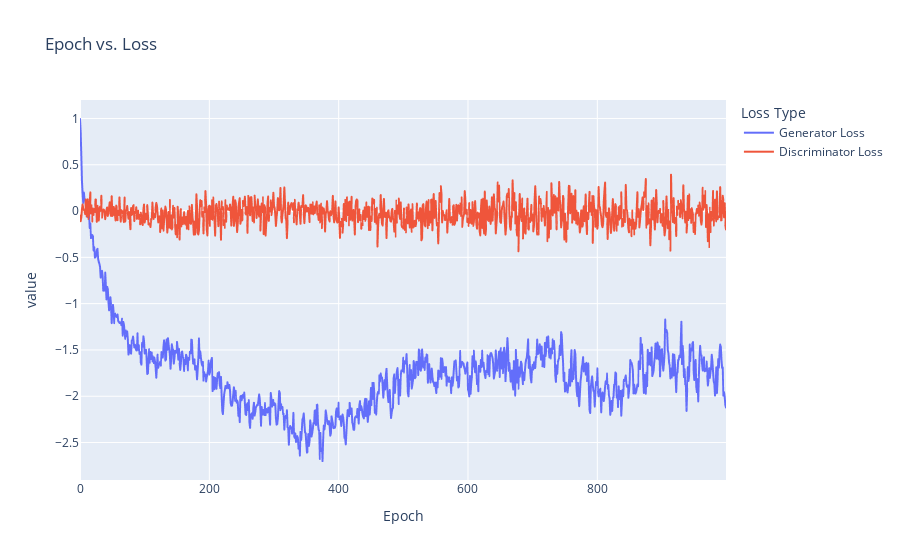

The code cell stored with this chart in its notebook:
### Code cell
import plotly.express as px

loss_values_reformatted = pd.melt(
    loss_values,
    id_vars=['Epoch'],
    var_name='Loss Type'
)

fig = px.line(loss_values_reformatted, x="Epoch", y="value", color="Loss Type", title='Epoch vs. Loss')
fig.show()

### Figure 1 — Plotly figure (JSON) as saved in the notebook; plotly's stock layout.template omitted (floating-point values rounded to 4 significant figures; data arrays with more than 128 entries replaced by an {"elided": "..."} marker saying what was removed)
{"data": [{"hovertemplate": "Loss Type=Generator Loss<br>Epoch=%{x}<br>value=%{y}<extra></extra>", "legendgroup": "Generator Loss", "line": {"color": "#636efa", "dash": "solid"}, "marker": {"symbol": "circle"}, "mode": "lines", "name": "Generator Loss", "showlegend": true, "type": "scattergl", "x": {"elided": "1000 int values"}, "xaxis": "x", "y": {"elided": "1000 float values"}, "yaxis": "y"}, {"hovertemplate": "Loss Type=Discriminator Loss<br>Epoch=%{x}<br>value=%{y}<extra></extra>", "legendgroup": "Discriminator Loss", "line": {"color": "#EF553B", "dash": "solid"}, "marker": {"symbol": "circle"}, "mode": "lines", "name": "Discriminator Loss", "showlegend": true, "type": "scattergl", "x": {"elided": "1000 int values"}, "xaxis": "x", "y": {"elided": "1000 float values"}, "yaxis": "y"}], "layout": {"legend": {"title": {"text": "Loss Type"}, "tracegroupgap": 0}, "title": {"text": "Epoch vs. Loss"}, "xaxis": {"anchor": "y", "domain": [0, 1], "title": {"text": "Epoch"}}, "yaxis": {"anchor": "x", "domain": [0, 1], "title": {"text": "value"}}}}
